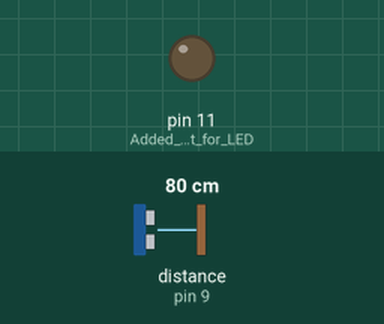
This sketch was run on a simulated Arduino Uno, built with avr-gcc and run on an emulated ATmega328P. On the bench: output pins drawn as LEDs (lit = HIGH). Wiring (inferred from the names in the program): ultrasonic range finder: trigger pin 9; echo pin 9. Inputs (shaded band) come from the test bench; at power-on: distance to the obstacle (sensor on pin 9) 80 cm. The echo pulse lasts 58.3 µs per cm.

Above: at 1.2 s.
1.3 s: distance to the obstacle (sensor on pin 9) set to 7 cm
2.8 s: distance to the obstacle (sensor on pin 9) set to 4 cm
At 3.7 s:
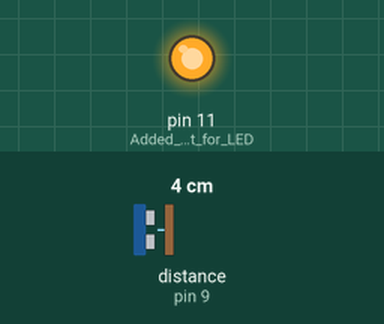
4.5 s: distance to the obstacle (sensor on pin 9) set to 9 cm
At 5.1 s:
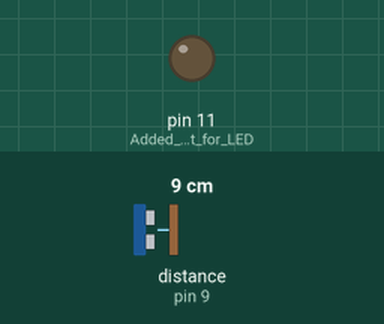
6.0 s: distance to the obstacle (sensor on pin 9) set to 2 cm
At 6.5 s:
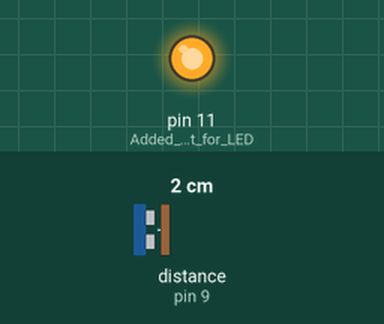
Timing chart, 0 to 8.5 s (numbered marks = the images above; inputs shaded):
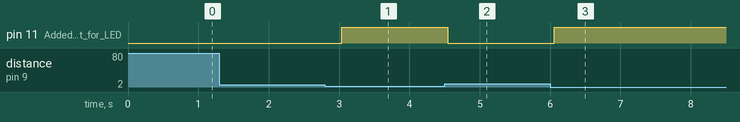

Measured:
- the behaviour switches between 6 and 5 cm on distance to the obstacle (sensor on pin 9) (found by bisection; images 0 and 1)
- after the input at 1.3 s, every drawn part: stays the same
- after the input at 2.8 s, pin 11 (Added_by_Matt_for_LED): LOW → HIGH after 0.24 s
- after the input at 4.5 s, pin 11 (Added_by_Matt_for_LED): HIGH → LOW after 0.05 s
- after the input at 6.0 s, pin 11 (Added_by_Matt_for_LED): LOW → HIGH after 0.06 s

The sketch:

Sonic_Test.ino
```cpp
unsigned long echo = 0;
int ultraSoundSignal = 9; // Ultrasound signal pin
unsigned long ultrasoundValue = 0;

void setup()
{
  Serial.begin(9600);
  pinMode(ultraSoundSignal,OUTPUT);
  pinMode(11, OUTPUT); //Added by Matt for LED
}

unsigned long ping()
{
  pinMode(ultraSoundSignal, OUTPUT); // Switch signalpin to output
  digitalWrite(ultraSoundSignal, LOW); // Send low pulse
  delayMicroseconds(2); // Wait for 2 microseconds
  digitalWrite(ultraSoundSignal, HIGH); // Send high pulse
  delayMicroseconds(5); // Wait for 5 microseconds
  digitalWrite(ultraSoundSignal, LOW); // Holdoff
  pinMode(ultraSoundSignal, INPUT); // Switch signalpin to input
  digitalWrite(ultraSoundSignal, HIGH); // Turn on pullup resistor
  // please note that pulseIn has a 1sec timeout, which may
  // not be desirable. Depending on your sensor specs, you
  // can likely bound the time like this -- marcmerlin
  // echo = pulseIn(ultraSoundSignal, HIGH, 38000)
  echo = pulseIn(ultraSoundSignal, HIGH); //Listen for echo
  ultrasoundValue = (echo / 58.138) * .39; //convert to CM then to inches
  return ultrasoundValue;
}

void loop()
{
  int x = 0;
  x = ping();
  //Serial.println(x);
  if(x < 2){
    digitalWrite(11, HIGH);
  }
  else{
    digitalWrite(11, LOW);
  }
  delay(250); //delay 1/4 seconds.
}
```
